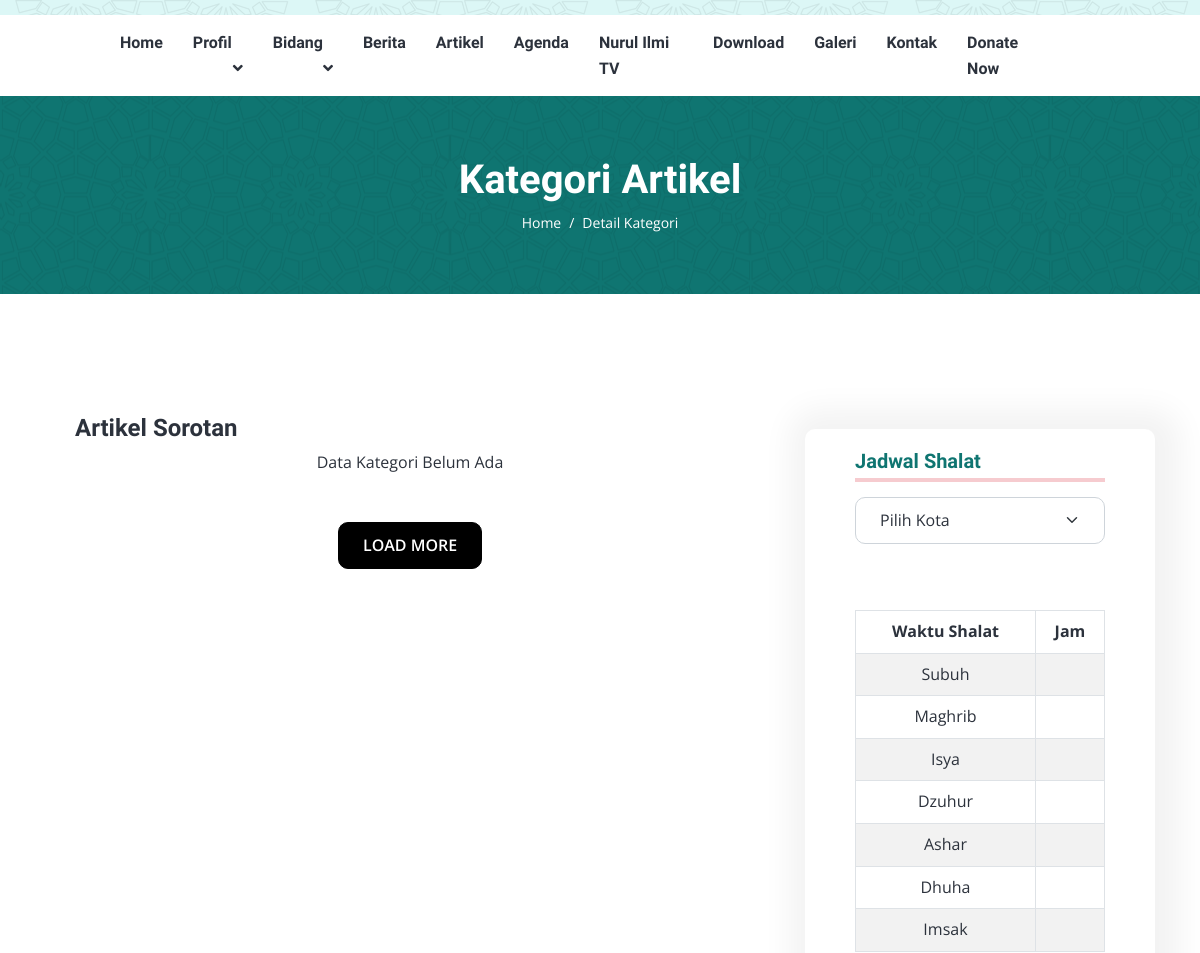
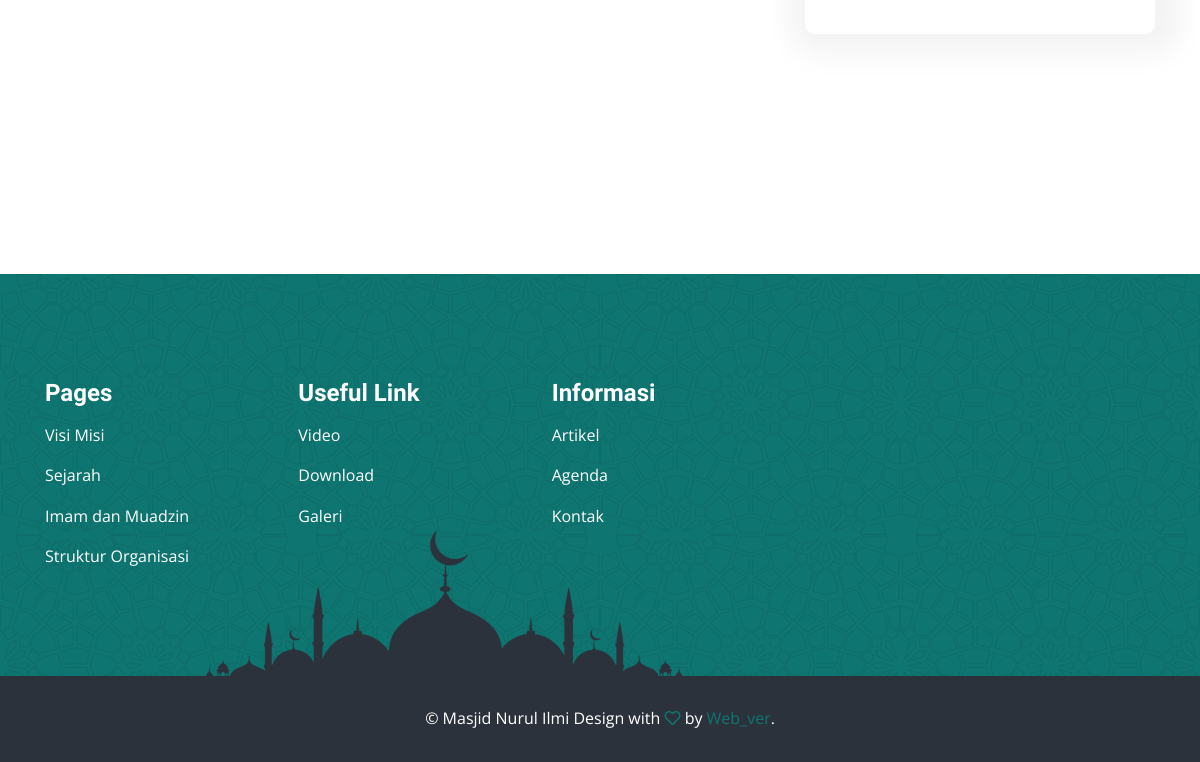
Before: /blog/kategori/berita with the older database file (2 pictures, top to bottom).
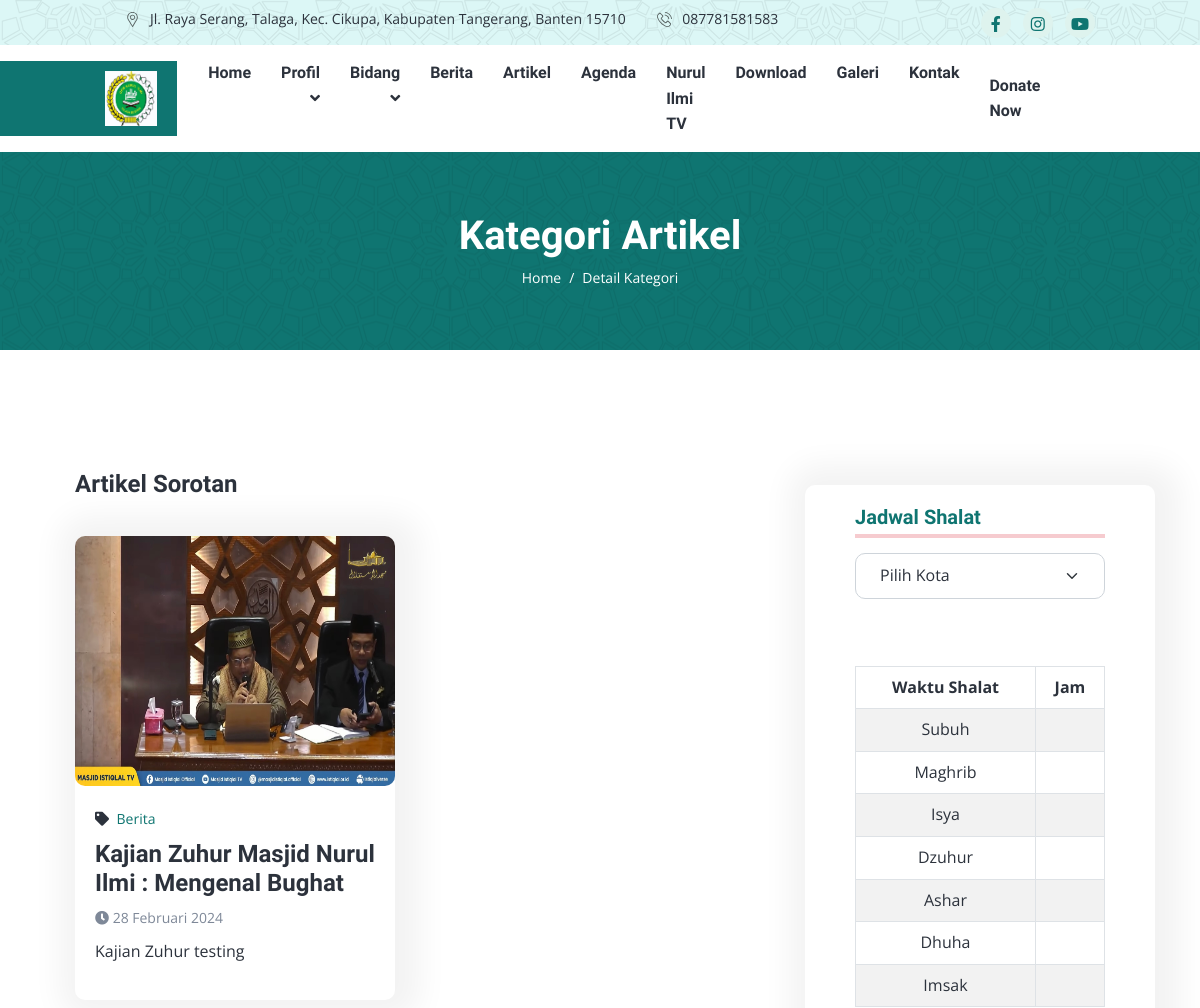
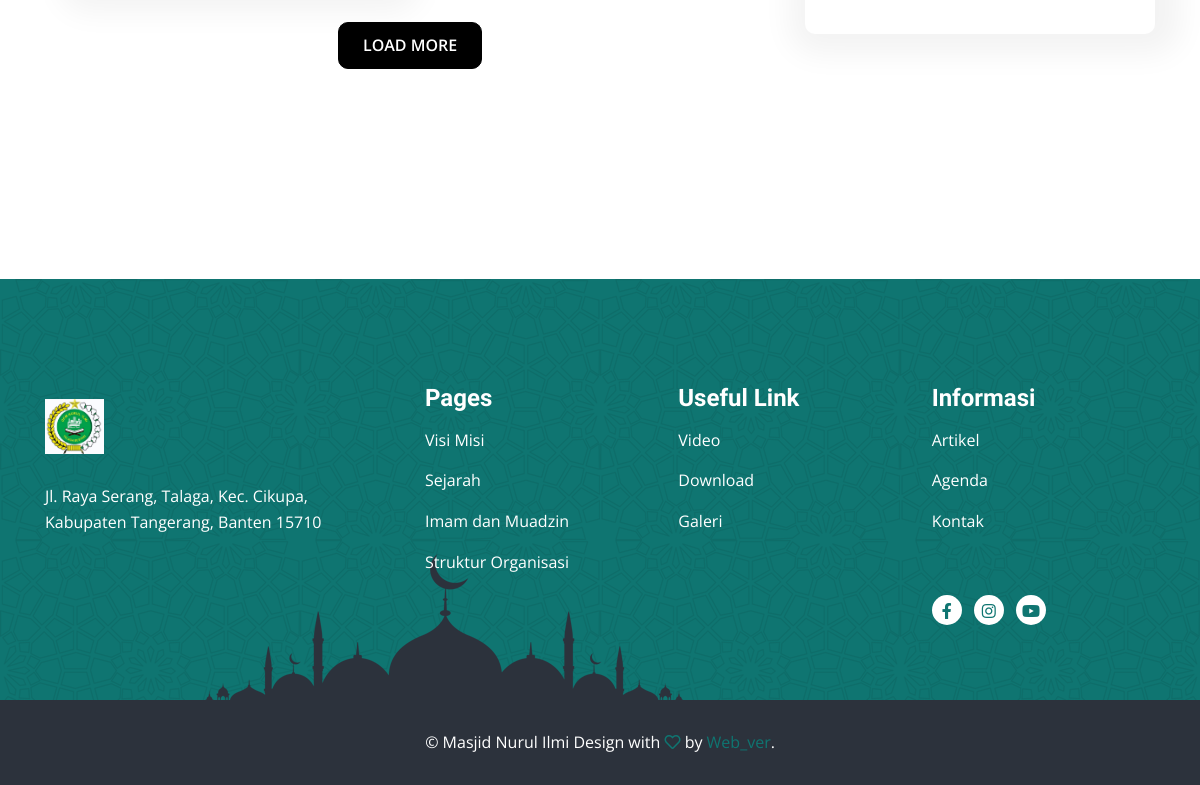
After: the same page with the newer database file (2 pictures, top to bottom).
### tables this page shows
CREATE TABLE `tbl_setting` (
  `id_setting` int(11) NOT NULL,
  `id_jadwal` int(11) NOT NULL,
  `nama_masjid` varchar(100) NOT NULL,
  `alamat` text NOT NULL,
  `no_hp` varchar(14) NOT NULL,
  `link_alamat` text NOT NULL,
  `email` text NOT NULL,
  `logo` text NOT NULL,
  `banner1` text NOT NULL,
  `banner2` text NOT NULL,
  `banner3` text NOT NULL,
  `judul1` varchar(100) NOT NULL,
  `judul2` varchar(100) NOT NULL,
  `judul3` varchar(100) NOT NULL,
  `sosmed1` text NOT NULL,
  `sosmed2` text NOT NULL,
  `sosmed3` text NOT NULL,
  `ayat_quran` varchar(100) NOT NULL,
  `artinya` text NOT NULL,
  `surah` varchar(100) NOT NULL
);

CREATE TABLE `tbl_artikel` (
  `id_artikel` int(11) NOT NULL,
  `id_kategori` int(11) NOT NULL,
  `judul` varchar(100) NOT NULL,
  `deskripsi` text NOT NULL,
  `gambar` text NOT NULL,
  `slug` text NOT NULL,
  `tanggal_dibuat` date NOT NULL,
  `status` int(11) NOT NULL,
  `user` varchar(100) NOT NULL
);

CREATE TABLE `tbl_kategori_artikel` (
  `id_kategori` int(11) NOT NULL,
  `nama_kategori` varchar(100) NOT NULL,
  `slug_kategori` varchar(50) NOT NULL,
  `tanggal` datetime NOT NULL DEFAULT current_timestamp()
);

### application/controllers/Blog.php (called while the page is built, shortened)
<?php
class Blog extends CI_Controller {
    public function __construct()
	{
        $this->load->model('Agenda_model', 'agenda');
        $this->load->model('Artikel_model', 'artikel');
        $this->load->model('Setting_model', 'setting');
        $this->load->library('myquran_curl');
    }
    public function kategori($slug_kategori)
    {
        $data = [
            'judul' => 'Detail Kategori',
            'title' => 'Detail Kategori - Masjid Nurul Ilmi',
            'data_artikel' => $this->artikel->getDataArtikelDetail(),
            'data_setting' => $this->setting->getDataSetting(),
            'detail_kategori' => $this->artikel->get_detail_kategori($slug_kategori),
            'menu'  => 'artikel',
        ];
		$this->load->view('webpage/v_detailkategori', $data);
    }
}

### index.php (called while the page is built, shortened)
<?php
require_once BASEPATH.'core/CodeIgniter.php';

### application/models/Artikel_model.php (called while the page is built, shortened)
<?php
class Artikel_model extends CI_Model {
    public function getDataArtikelDetail()
    {
        $this->db->select('a.*, b.*');
        $this->db->from('tbl_artikel a');
        $this->db->join('tbl_kategori_artikel b', 'b.id_kategori = a.id_kategori', 'left');
        $this->db->where('a.status', '1');
        $this->db->order_by('a.judul', 'DESC');
        return $this->db->get()->result_array();
    }
    public function get_detail_kategori($slug_kategori)
	{
        $this->db->select('a.*, b.*');
        $this->db->from('tbl_artikel a');
        $this->db->join('tbl_kategori_artikel b', 'a.id_kategori = b.id_kategori', 'left');
        $this->db->where('b.slug_kategori', $slug_kategori);
		return $this->db->get()->result();
	}
}

### application/models/Setting_model.php (called while the page is built, shortened)
<?php
class Setting_model extends CI_Model {
    public function getDataSetting()
	{
        $this->db->select('a.*, b.*');
        $this->db->from('tbl_setting a');
        $this->db->join('tbl_jadwal b', 'b.id_jadwal = a.id_jadwal', 'left');
		return $this->db->get()->result();
	}
}

### application/helpers/tanggal_helper.php (called while the page is built, shortened)
<?php
if (!function_exists('format_indo')) {
  function format_indo($date){
    $Bulan = array("Januari","Februari","Maret","April","Mei","Juni","Juli","Agustus","September","Oktober","November","Desember");
    $tahun = substr($date,0,4);
    $bulan = substr($date,5,2);
    $tgl = substr($date,8,2);
    $waktu = substr($date,11,5);
    $result = $tgl." ".$Bulan[(int)$bulan-1]." ".$tahun." ".$waktu;
    return $result;
  }
}

### application/views/webpage/v_detailkategori.php (the view, shortened to what the changed rows need)
<!DOCTYPE html>
<html lang="en">
<head>
    <link rel="stylesheet" href="https://cdnjs.cloudflare.com/ajax/libs/font-awesome/6.5.1/css/all.min.css"
 />
    <link href="https://cdnjs.cloudflare.com/ajax/libs/select2/4.0.13/css/select2.min.css" rel="stylesheet" />
    <link rel="stylesheet" href="<?= base_url('frontend/') ?>assets/css/app.min.css">
    <link rel="stylesheet" href="https://cdnjs.cloudflare.com/ajax/libs/OwlCarousel2/2.3.4/assets/owl.carousel.min.css"
 />
</head>
<body>
    <header class="header-area">
        <?php $this->load->view('layout/header.php') ?>
    </header>
    <div class="page-title-area py-lg-6 py-5 bg-image-pattern">
        <div class="container">
            <div class="page-title-wrapper text-center">
                <h1 class="text-white mb-2">Kategori Artikel</h1>
            </div>
        </div>
    </div>
    <div class="about-area py-lg-10 py-8">
        <div class="container">
            <div class="row">
                <div class="col-md-8">
                    <div id="blog" class="blog-area">
                        <div class="container">
                            <div class="row">
                                <?php if(empty($detail_kategori)) : ?>
                                    <p class="text-center">
                                        Data Kategori Belum Ada
                                    </p>
                                <?php else: ?>
                                <?php foreach($detail_kategori as $kat) : ?>
                                <div class="col-lg-6 col-md-6" id="kategori-container">
                                    <div class="blog-style mt-4">
                                        <div class="blog-image">
                                            <img src="<?= base_url('upload/artikel/'.$kat->gambar) ?>"
                                                alt="title">
                                        </div>
                                        <div class="blog-content">
                                            <span class="blog-meta"><i class="fas fa-tag me-2"></i><a
                                                    href='<?= base_url('blog/kategori/'.$kat->nama_kategori) ?>'><?= $kat->nama_kategori ?></a></span>
                                            <h4><a href='<?= base_url('blog/detail/'.$kat->slug) ?>'>
                                                    <?= $kat->judul ?></a></h4>
                                            <small class="text-muted"><i class="fa fa-clock"></i>
                                                <?= format_indo($kat->tanggal_dibuat) ?></small>
                                            <p class="mt-2">
                                                <?= strip_tags(character_limiter($kat->deskripsi, 200)) ?>
                                            </p>
                                        </div>
                                    </div>
                                </div>
                                <?php endforeach; ?>
                                <?php endif; ?>
                            </div>
                        </div>
                    </div>
                </div>
                <div class="col-md-4 mt-3 col-lg-4">
                    <div class="course-feature mb-4 bg-white rounded">
                        <div class="container">
                            <br><br>
                            <table id="salat-table" class="table table-bordered table-striped text-center">
                                <thead>
                                    <tr>
                                        <th>Waktu Shalat</th>
                                        <th>Jam</th>
                                    </tr>
                                </thead>
                            </table>
                        </div>
                    </div>
                </div>
            </div>
        </div>
    </div>
    <?php $this->load->view('layout/footer') ?>
</body>
</html>

### application/views/layout/header.php (shortened to what the changed rows need)
<div class="header-top bg-light bg-image-pattern px-xl-8 py-2">
    <div class="container">
        <div class="header-top-wrapper">
            <?php foreach($data_setting as $setting) : ?>
            <ul class="navbar-address list-inline m-0">
                <li class="list-inline-item"><span class="icon"><img
                            src="<?= base_url('frontend/') ?>assets/images/location-icon.svg"
                            alt="title"></span><?= strip_tags(character_limiter($setting->alamat, 70)); ?></li>
                <li class="list-inline-item"><span class="icon"><img
                            src="<?= base_url('frontend/') ?>assets/images/phone-icon.svg"
                            alt="title"></span><?= $setting->no_hp ?>
                </li>
            </ul>
            <ul class="navbar-social list-inline m-0">
                <li class="list-inline-item"><a href="<?= $setting->sosmed1 ?>"><i class="fab fa-facebook-f"></i></a>
                </li>
                <li class="list-inline-item"><a href="<?= $setting->sosmed2 ?>"><i class="fab fa-instagram"></i></a>
                </li>
                <li class="list-inline-item"><a href="<?= $setting->sosmed3 ?>"><i class="fab fa-youtube"></i></a>
                </li>
            </ul>
            <?php endforeach; ?>
        </div>
    </div>
</div>
<div class="header-bottom bg-white px-xl-8">
    <nav class="container">
        <div class="header-navbar navbar navbar-expand-lg">
            <?php foreach($data_setting as $setting) : ?>
            <a class='navbar-brand' target="_blank" href="<?= base_url('upload/setting/'.$setting->logo) ?>"><img
                    src="<?= base_url('upload/setting/'.$setting->logo) ?>" alt="images"></a>
            <?php endforeach; ?>
        </div>
    </nav>
</div>

### application/views/layout/footer.php (shortened to what the changed rows need)
<footer class="footer-area pt-8">
    <div class="footer-top bg-image-pattern  py-lg-8 py-4">
        <div class="container">
            <div class="row">
                <?php foreach($data_setting as $setting) : ?>
                <div class="col-md-5 col-lg-4">
                    <div class="footer-widget my-4 me-md-4">
                        <a href="<?= base_url('frontend/assets/images/logo.jpeg') ?>" class="footer-brand mb-4"><img
                                src="<?= base_url('frontend/') ?>assets/images/logo.jpeg" alt="title"></a>
                        <a href="#" class="text-white m-0" style="color: #fff !important;"><?= $setting->alamat ?> </a>
                    </div>
                </div>
                <?php endforeach; ?>
                <div class="col-md-7 col-lg-8">
                    <div class="row">
                        <div class="col-lg-4 col-6">
                            <div class="footer-widget my-3">
                                <?php foreach($data_setting as $setting) : ?>
                                <ul class="footer-social m-0 mt-4 list-inline" data-aos="slide-up">
                                    <li class="list-inline-item"><a href="<?= $setting->sosmed1 ?>"><i
                                                class="fab fa-facebook-f"></i></a>
                                    </li>
                                    <li class="list-inline-item"><a href="<?= $setting->sosmed2 ?>"><i
                                                class="fab fa-instagram"></i></a></li>
                                    <li class="list-inline-item"><a href="<?= $setting->sosmed3 ?>"><i
                                                class="fab fa-youtube"></i></a>
                                    </li>
                                </ul>
                                <?php endforeach; ?>
                            </div>
                        </div>
                    </div>
                </div>
            </div>
        </div>
    </div>
</footer>

Changed rows visible on the page:
added tbl_setting: alamat "Jl. Raya Serang, Talaga, Kec. Cikupa, Kabupaten Tangerang, Banten 15710", no_hp "087781581583", logo (picture)
added tbl_artikel: gambar (picture), id_kategori.nama_kategori "Berita", judul "Kajian Zuhur Masjid Nurul Ilmi : Mengenal Bughat", tanggal_dibuat "28 Februari 2024", deskripsi "Kajian Zuhur testing"
Other visible differences:
text no longer shown: "Data Kategori Belum Ada"
